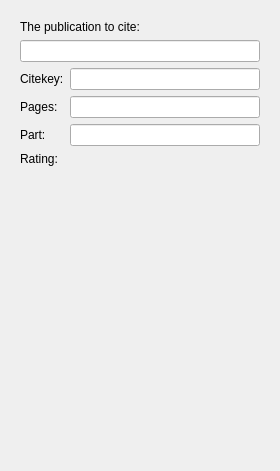
<?xml version="1.0" encoding="UTF-8"?>
<ui version="4.0">
 <class>ReferenceWidget</class>
 <widget class="QWidget" name="ReferenceWidget">
  <property name="geometry">
   <rect>
    <x>0</x>
    <y>0</y>
    <width>280</width>
    <height>471</height>
   </rect>
  </property>
  <property name="windowTitle">
   <string>Form</string>
  </property>
  <layout class="QVBoxLayout" name="verticalLayout_2">
   <item>
    <widget class="QWidget" name="frameWidget" native="true">
     <layout class="QVBoxLayout" name="verticalLayout">
      <item>
       <widget class="QLabel" name="label_Publication">
        <property name="text">
         <string>The publication to cite:</string>
        </property>
        <property name="buddy">
         <cstring>publicationEdit</cstring>
        </property>
       </widget>
      </item>
      <item>
       <widget class="PublicationEdit" name="publicationEdit"/>
      </item>
      <item>
       <layout class="QFormLayout" name="formLayout">
        <property name="fieldGrowthPolicy">
         <enum>QFormLayout::ExpandingFieldsGrow</enum>
        </property>
        <item row="0" column="0">
         <widget class="QLabel" name="label_CiteKey">
          <property name="text">
           <string>Citekey:</string>
          </property>
          <property name="buddy">
           <cstring>citeKeyEdit</cstring>
          </property>
         </widget>
        </item>
        <item row="0" column="1">
         <widget class="StringEdit" name="citeKeyEdit"/>
        </item>
        <item row="1" column="0">
         <widget class="QLabel" name="label_Pages">
          <property name="text">
           <string>Pages:</string>
          </property>
          <property name="buddy">
           <cstring>pagesEdit</cstring>
          </property>
         </widget>
        </item>
        <item row="1" column="1">
         <widget class="StringEdit" name="pagesEdit"/>
        </item>
        <item row="4" column="0">
         <widget class="QLabel" name="label_2">
          <property name="text">
           <string>Rating:</string>
          </property>
         </widget>
        </item>
        <item row="4" column="1">
         <widget class="KRatingWidget" name="editRating"/>
        </item>
        <item row="2" column="1">
         <widget class="ChapterEdit" name="chapterEdit"/>
        </item>
        <item row="2" column="0">
         <widget class="QLabel" name="label_Chapter">
          <property name="toolTip">
           <string>Part of the publication. A chapter or quote</string>
          </property>
          <property name="text">
           <string>Part:</string>
          </property>
          <property name="buddy">
           <cstring>chapterEdit</cstring>
          </property>
         </widget>
        </item>
       </layout>
      </item>
     </layout>
    </widget>
   </item>
   <item>
    <spacer name="verticalSpacer">
     <property name="orientation">
      <enum>Qt::Vertical</enum>
     </property>
     <property name="sizeHint" stdset="0">
      <size>
       <width>20</width>
       <height>275</height>
      </size>
     </property>
    </spacer>
   </item>
  </layout>
 </widget>
 <customwidgets>
  <customwidget>
   <class>KRatingWidget</class>
   <extends>QFrame</extends>
   <header>kratingwidget.h</header>
  </customwidget>
  <customwidget>
   <class>StringEdit</class>
   <extends>QLineEdit</extends>
   <header>propertywidgets/stringedit.h</header>
   <slots>
    <signal>widgetEnabled(bool)</signal>
   </slots>
  </customwidget>
  <customwidget>
   <class>PublicationEdit</class>
   <extends>QLineEdit</extends>
   <header>propertywidgets/publicationedit.h</header>
  </customwidget>
  <customwidget>
   <class>ChapterEdit</class>
   <extends>QLineEdit</extends>
   <header>propertywidgets/chapteredit.h</header>
   <slots>
    <signal>widgetEnabled(bool)</signal>
   </slots>
  </customwidget>
 </customwidgets>
 <resources/>
 <connections>
  <connection>
   <sender>citeKeyEdit</sender>
   <signal>widgetEnabled(bool)</signal>
   <receiver>label_CiteKey</receiver>
   <slot>setEnabled(bool)</slot>
   <hints>
    <hint type="sourcelabel">
     <x>77</x>
     <y>77</y>
    </hint>
    <hint type="destinationlabel">
     <x>44</x>
     <y>76</y>
    </hint>
   </hints>
  </connection>
  <connection>
   <sender>pagesEdit</sender>
   <signal>widgetEnabled(bool)</signal>
   <receiver>label_Pages</receiver>
   <slot>setEnabled(bool)</slot>
   <hints>
    <hint type="sourcelabel">
     <x>104</x>
     <y>110</y>
    </hint>
    <hint type="destinationlabel">
     <x>52</x>
     <y>105</y>
    </hint>
   </hints>
  </connection>
  <connection>
   <sender>chapterEdit</sender>
   <signal>widgetEnabled(bool)</signal>
   <receiver>label_Chapter</receiver>
   <slot>setEnabled(bool)</slot>
   <hints>
    <hint type="sourcelabel">
     <x>112</x>
     <y>133</y>
    </hint>
    <hint type="destinationlabel">
     <x>54</x>
     <y>135</y>
    </hint>
   </hints>
  </connection>
 </connections>
 <slots>
  <slot>showPublicationList()</slot>
  <slot>createReference()</slot>
  <slot>removeReference()</slot>
 </slots>
</ui>
